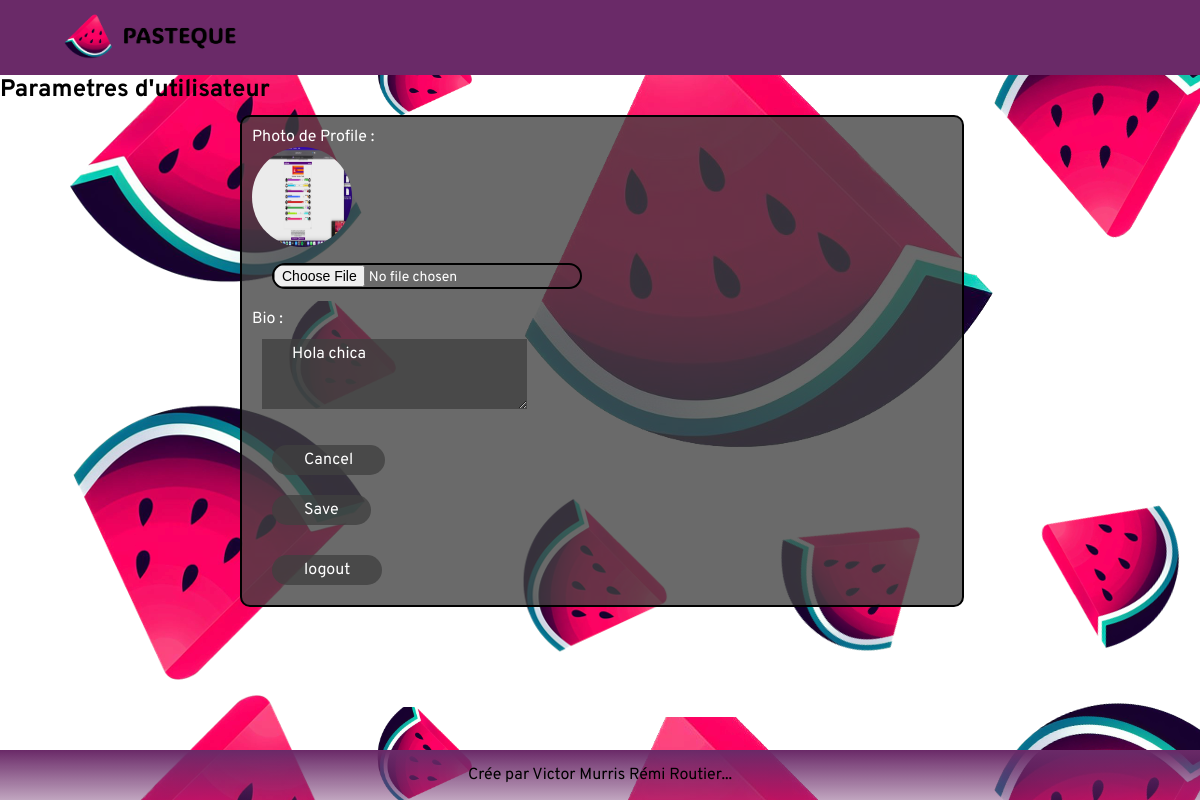
/settings (signed in), run on an earlier commit of the app's database.
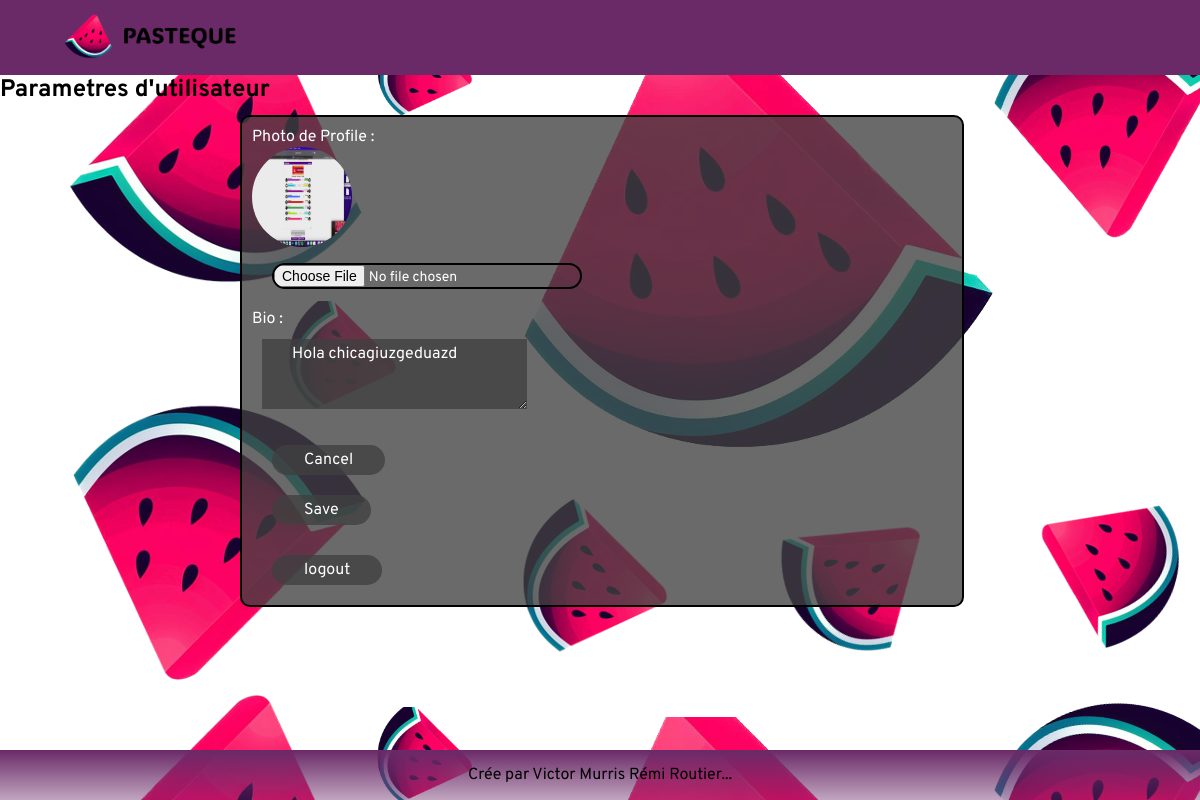
And on a later commit of the database.
### core/models.py (models this page shows, shortened)
class Profile(models.Model):
    user = models.ForeignKey(User, on_delete=models.CASCADE)
    id_user = models.IntegerField()
    bio = models.TextField(blank=True)
    profileimg = models.ImageField(upload_to='media/profile_imgs', default='media/profile_imgs/blank-profile.png')

### core/views.py (the view, shortened to what this page needs)
# urls.py: path('settings', views.settings, name="settings"),
@login_required(login_url='signin')
def settings(request):
    user_profile = Profile.objects.get(user=request.user)
    return render(request, 'core/settings.html', {'user_profile': user_profile})

### templates/core/settings.html (shortened to what this page needs)
{% load static %}
<!DOCTYPE html>
<html lang="fr">
<head>
    <link rel="stylesheet" href="{% static 'core/styles.css' %}" />
</head>
    <body>
        <header>
            <div class="header-div">
                <a href=""><img width="200" height="75" src="{% static 'img/logo.png' %}" /> </a>
            </div>
        </header>
            <section>
                <div>
                    <h2> Parametres d'utilisateur </h2>
                </div>
                <div id="param">
                    <form action="" method="POST" enctype="multipart/form-data">
                             <div>
                                <label for=""> Photo de Profile : </label>
                                <img width="100" height="100" src="{{user_profile.profileimg.url}}" class="profile-picture"/>
                                <input type="file" name="image" class="btn-4" value="">
                            </div>
                            <div>
                                <label for="about">Bio : </label>
                                <textarea id="about" name="bio" rows="3" class="bio-text">{{user_profile.bio}}</textarea>
                            </div>
                       <div>
                           <button class="btn-5"> <a href="/">Cancel</a> </button>
                           <button type="submit" class="btn-5"> Save </button>
                       </div>
                    </form>
                    <div>
                        <button class="btn-5"> <a href="logout">logout</a> </button>
                    </div>
                </div>
            </section>
            <footer>
                <p>Crée par Victor Murris Rémi Routier...</p>
            </footer>
    </body>
</html>

### static/core/styles.css (style rules this page uses)
* { margin: 0; padding: 0; font-family: 'Overpass', Arial, Helvetica; }
body { background-image: url("../img/background.png"); }
.header-div a { padding: 50px; }
.header-div { background-color: rgb(106, 42, 104); height: 75px; }
footer { line-height: 50px; text-align: center; position: fixed; bottom: 0px; background-image: linear-gradient(to bottom, rgb(106, 42, 104), rgba(106, 42, 104, 0.425)); width: 100%; }
.btn-4 { border: 2px solid black; color: white; text-align: center; text-decoration: none; font-size: 14px; margin: 10px 20px; border-radius: 40px; }
.btn-5 { background-color: rgba(64, 64, 64, 0.778); border: none; color: white; padding: 5px 32px; text-align: center; text-decoration: none; display: inline-block; font-size: 16px; margin: 10px 20px; cursor: pointer; border-radius: 40px; }
.btn-5 a { color: white; text-decoration: none; }
.bio-text { border: none; color: white; padding: 5px 30px; font-size: 16px; margin: 10px 10px; background-color: rgba(64, 64, 64, 0.778); }
.profile-picture { border-radius: 50px; }
#param { background-color: rgba(64, 64, 64, 0.778); border: 2px solid black; width: 60%; margin-left: 20%; margin-top: 10px; color: white; border-radius: 10px; }
#param div { width: 20%; margin: 10px 10px; }

What changed in the data, as far as the page shows it:
changed Profile: bio "Hola chica" → "Hola chicagiuzgeduazd"
